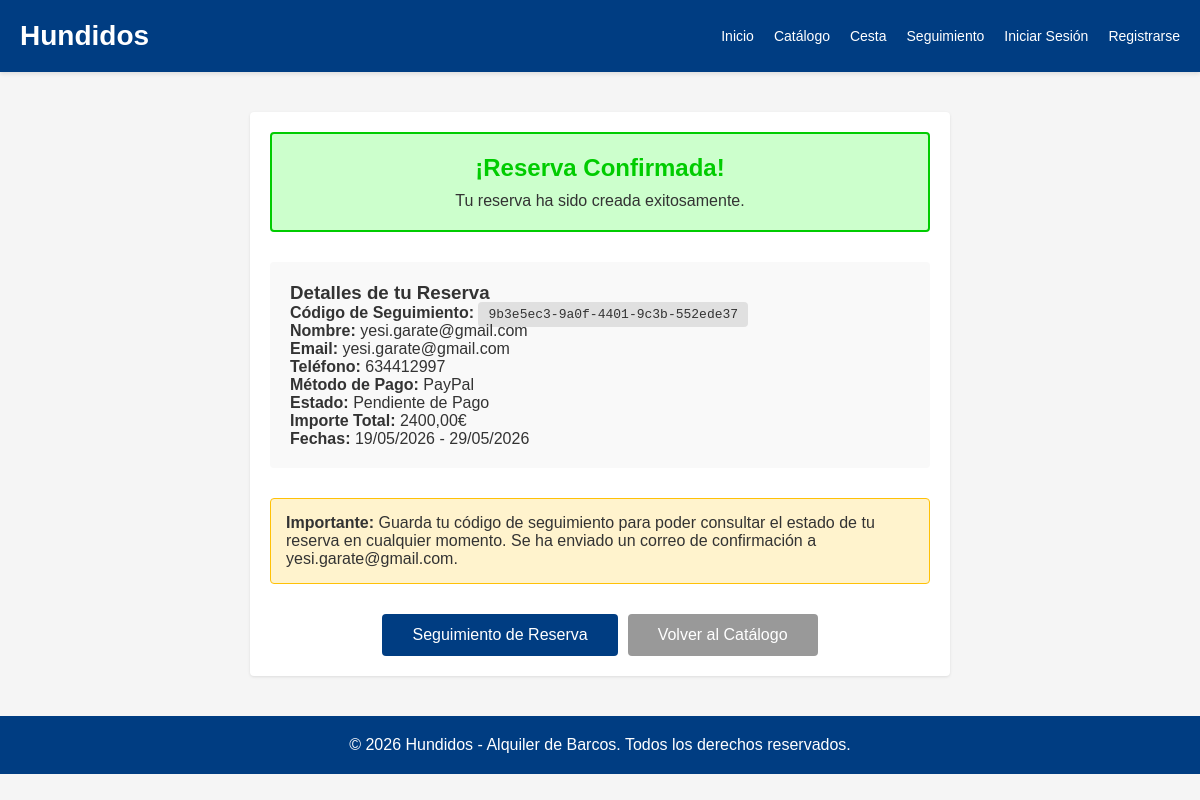
The page /reserva/confirmacion/ on the database its author committed.
### reservations/models.py (models this page shows, shortened)
class Reserva(models.Model):
    ESTADO_CHOICES = [
        ('PENDIENTE_DE_PAGO', 'Pendiente de Pago'),
        ('PAGADO', 'Pagado'),
        ('EN_USO', 'En Uso'),
        ('DEVUELTO', 'Devuelto'),
    ]
    METODO_PAGO_CHOICES = [
        ('PAYPAL', 'PayPal'),
        ('CONTRA_REEMBOLSO', 'Contra Reembolso'),
    ]
    codigo_seguimiento = models.CharField(max_length=32, unique=True, default=uuid.uuid4)
    cliente = models.ForeignKey(User, null=True, blank=True, on_delete=models.SET_NULL)
    nombre_cliente = models.CharField(max_length=120)
    email_contacto = models.EmailField()
    telefono = models.CharField(max_length=20, blank=True)
    estado = models.CharField(max_length=20, choices=ESTADO_CHOICES, default='PENDIENTE_DE_PAGO')
    metodo_pago = models.CharField(max_length=20, choices=METODO_PAGO_CHOICES)
    importe_total = models.DecimalField(max_digits=10, decimal_places=2)
    fecha_inicio = models.DateField()
    fecha_fin = models.DateField()
    created_at = models.DateTimeField(auto_now_add=True)
    updated_at = models.DateTimeField(auto_now=True)
    class Meta:
        verbose_name_plural = 'Reservas'

### reservations/views.py (the view)
# urls.py: path('reserva/confirmacion/', views.ConfirmationView.as_view(), name='confirmation'),
class ConfirmationView(TemplateView):
    template_name = 'reservations/confirmation.html'
    def get_context_data(self, **kwargs):
        context = super().get_context_data(**kwargs)
        reservas = Reserva.objects.all().order_by('-created_at')[:1]
        if reservas:
            context['reserva'] = reservas[0]
        return context

### templates/reservations/confirmation.html (shortened to what this page needs)
{% extends 'base.html' %}
{% block content %}
<div class="container" style="max-width: 700px; margin: 40px auto;">
    <div style="background-color: #ccffcc; border: 2px solid #00cc00; padding: 20px; border-radius: 4px; text-align: center; margin-bottom: 30px;">
        <h2 style="color: #00cc00; margin: 0;">¡Reserva Confirmada!</h2>
        <p style="margin: 10px 0 0 0;">Tu reserva ha sido creada exitosamente.</p>
    </div>
    {% if reserva %}
        <div style="background-color: #f9f9f9; padding: 20px; border-radius: 4px; margin-bottom: 30px;">
            <h3>Detalles de tu Reserva</h3>
            <p><strong>Código de Seguimiento:</strong> <span style="font-family: monospace; background-color: #e0e0e0; padding: 5px 10px; border-radius: 4px;">{{ reserva.codigo_seguimiento }}</span></p>
            <p><strong>Nombre:</strong> {{ reserva.nombre_cliente }}</p>
            <p><strong>Email:</strong> {{ reserva.email_contacto }}</p>
            <p><strong>Teléfono:</strong> {{ reserva.telefono|default:"No especificado" }}</p>
            <p><strong>Método de Pago:</strong> {{ reserva.get_metodo_pago_display }}</p>
            <p><strong>Estado:</strong> {{ reserva.get_estado_display }}</p>
            <p><strong>Importe Total:</strong> {{ reserva.importe_total }}€</p>
            <p><strong>Fechas:</strong> {{ reserva.fecha_inicio|date:'d/m/Y' }} - {{ reserva.fecha_fin|date:'d/m/Y' }}</p>
        </div>
        <div style="background-color: #fff3cd; border: 1px solid #ffc107; padding: 15px; border-radius: 4px; margin-bottom: 30px;">
            <p><strong>Importante:</strong> Guarda tu código de seguimiento para poder consultar el estado de tu reserva en cualquier momento. Se ha enviado un correo de confirmación a {{ reserva.email_contacto }}.</p>
        </div>
    {% endif %}
    <div style="display: flex; gap: 10px; justify-content: center;">
        <a href="{% url 'tracking:search' %}" style="background-color: #003d82; color: white; padding: 12px 30px; border-radius: 4px; text-decoration: none; display: inline-block;">Seguimiento de Reserva</a>
        <a href="{% url 'catalog:barco_list' %}" style="background-color: #999; color: white; padding: 12px 30px; border-radius: 4px; text-decoration: none; display: inline-block;">Volver al Catálogo</a>
    </div>
</div>
{% endblock %}

### templates/base.html (style rules this page uses)
* { margin: 0; padding: 0; box-sizing: border-box; }
body { font-family: Arial, sans-serif; background-color: #f5f5f5; color: #333; }
.container { background-color: white; padding: 20px; border-radius: 4px; box-shadow: 0 1px 3px rgba(0,0,0,0.1); }

### rows shown on the page
Reserva: codigo_seguimiento "9b3e5ec3-9a0f-4401-9c3b-552ede37", nombre_cliente "yesi.garate@gmail.com", email_contacto "yesi.garate@gmail.com", telefono "634412997", metodo_pago "PayPal", estado "Pendiente de Pago", importe_total "2400,00", fecha_inicio "19/05/2026", fecha_fin "29/05/2026"
